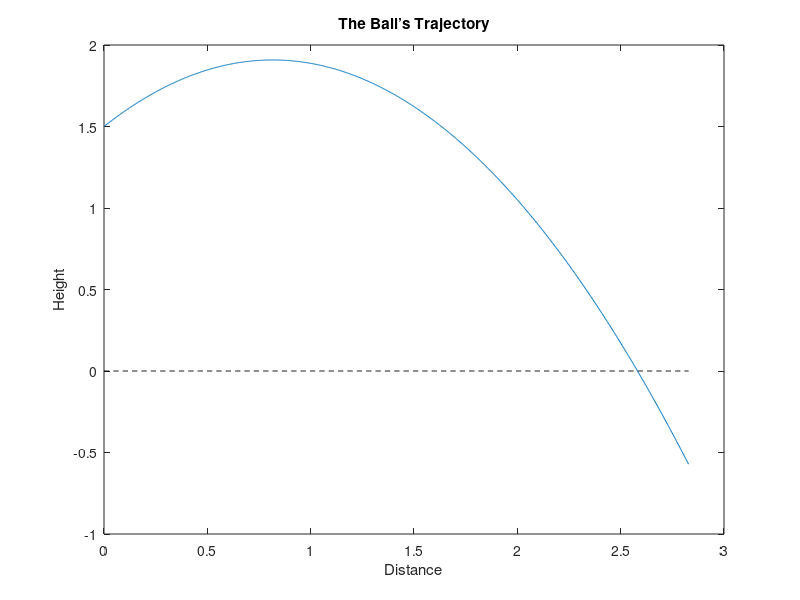

Here is the MATLAB script that generated this plot:
h = 1.5;
g = 9.8;
v = 4;
theta = 45;

t = linspace(0, 1, 1000);

% Distance
x = v * cos(theta * pi / 180) * t;
% Height
y = h + v * sin(theta * pi / 180) * t - 1/2 * g * t.^2;

firstNegIdx = min(find(y < 0));
disp(['The ball hits the ground at a distance of ', num2str(x(firstNegIdx)), ' meters.']);

figure;
plot(x, y);
xlabel('Distance');
ylabel('Height');
title('The Ball’s Trajectory')

hold on;

plot(linspace(0, max(x), 1000), zeros([1, 1000]), 'k--');

hold off;